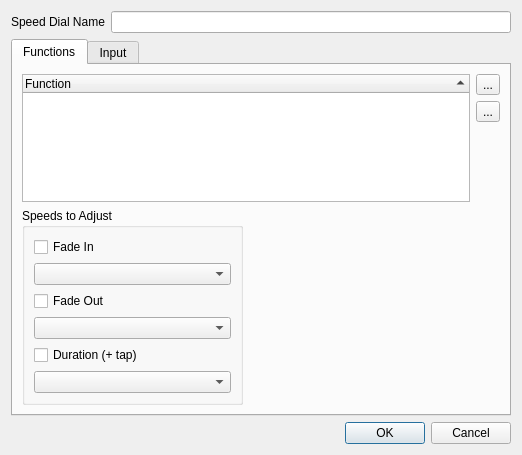
<?xml version="1.0" encoding="UTF-8"?>
<ui version="4.0">
 <class>VCSpeedDialProperties</class>
 <widget class="QDialog" name="VCSpeedDialProperties">
  <property name="geometry">
   <rect>
    <x>0</x>
    <y>0</y>
    <width>522</width>
    <height>455</height>
   </rect>
  </property>
  <property name="windowTitle">
   <string>Speed Dial Properties</string>
  </property>
  <layout class="QGridLayout" name="gridLayout_2">
   <item row="0" column="0">
    <widget class="QLabel" name="label">
     <property name="text">
      <string>Speed Dial Name</string>
     </property>
    </widget>
   </item>
   <item row="0" column="1">
    <widget class="QLineEdit" name="m_nameEdit">
     <property name="toolTip">
      <string>Title of the dial</string>
     </property>
    </widget>
   </item>
   <item row="1" column="0" colspan="2">
    <widget class="QTabWidget" name="tabWidget">
     <property name="currentIndex">
      <number>0</number>
     </property>
     <widget class="QWidget" name="Functions">
      <attribute name="title">
       <string>Functions</string>
      </attribute>
      <layout class="QGridLayout" name="gridLayout">
       <item row="0" column="0" rowspan="3" colspan="2">
        <widget class="QTreeWidget" name="m_tree">
         <property name="toolTip">
          <string>Functions whose speed is controlled by the dial</string>
         </property>
         <property name="alternatingRowColors">
          <bool>true</bool>
         </property>
         <property name="selectionMode">
          <enum>QAbstractItemView::ExtendedSelection</enum>
         </property>
         <property name="rootIsDecorated">
          <bool>false</bool>
         </property>
         <property name="itemsExpandable">
          <bool>false</bool>
         </property>
         <property name="sortingEnabled">
          <bool>true</bool>
         </property>
         <property name="animated">
          <bool>true</bool>
         </property>
         <property name="allColumnsShowFocus">
          <bool>true</bool>
         </property>
         <property name="expandsOnDoubleClick">
          <bool>false</bool>
         </property>
         <column>
          <property name="text">
           <string>Function</string>
          </property>
         </column>
        </widget>
       </item>
       <item row="0" column="2">
        <widget class="QToolButton" name="m_addButton">
         <property name="toolTip">
          <string>Add functions to be controlled</string>
         </property>
         <property name="text">
          <string>...</string>
         </property>
         <property name="icon">
          <iconset resource="qlcui.qrc">
           <normaloff>:/edit_add.png</normaloff>:/edit_add.png</iconset>
         </property>
         <property name="iconSize">
          <size>
           <width>32</width>
           <height>32</height>
          </size>
         </property>
        </widget>
       </item>
       <item row="1" column="2">
        <widget class="QToolButton" name="m_removeButton">
         <property name="toolTip">
          <string>Remove selected functions</string>
         </property>
         <property name="text">
          <string>...</string>
         </property>
         <property name="icon">
          <iconset resource="qlcui.qrc">
           <normaloff>:/edit_remove.png</normaloff>:/edit_remove.png</iconset>
         </property>
         <property name="iconSize">
          <size>
           <width>32</width>
           <height>32</height>
          </size>
         </property>
        </widget>
       </item>
       <item row="2" column="2">
        <spacer name="verticalSpacer">
         <property name="orientation">
          <enum>Qt::Vertical</enum>
         </property>
         <property name="sizeHint" stdset="0">
          <size>
           <width>18</width>
           <height>198</height>
          </size>
         </property>
        </spacer>
       </item>
       <item row="3" column="0">
        <widget class="QGroupBox" name="m_speedGroup">
         <property name="title">
          <string>Speeds to Adjust</string>
         </property>
         <layout class="QVBoxLayout" name="verticalLayout">
          <item>
           <widget class="QCheckBox" name="m_fadeInCheck">
            <property name="toolTip">
             <string>Adjust selected functions' fade in speed</string>
            </property>
            <property name="text">
             <string>Fade In</string>
            </property>
           </widget>
          </item>
          <item>
           <widget class="QComboBox" name="m_fadeInCombo">
            <property name="toolTip">
             <string>Fade in multiplier</string>
            </property>
           </widget>
          </item>
          <item>
           <widget class="QCheckBox" name="m_fadeOutCheck">
            <property name="toolTip">
             <string>Adjust selected functions' fade out speed</string>
            </property>
            <property name="text">
             <string>Fade Out</string>
            </property>
           </widget>
          </item>
          <item>
           <widget class="QComboBox" name="m_fadeOutCombo">
            <property name="toolTip">
             <string>Fade out multiplier</string>
            </property>
           </widget>
          </item>
          <item>
           <widget class="QCheckBox" name="m_durationCheck">
            <property name="toolTip">
             <string>Adjust selected functions' duration</string>
            </property>
            <property name="text">
             <string>Duration (+ tap)</string>
            </property>
           </widget>
          </item>
          <item>
           <widget class="QComboBox" name="m_durationCombo">
            <property name="toolTip">
             <string>duration multiplier</string>
            </property>
           </widget>
          </item>
         </layout>
        </widget>
       </item>
       <item row="3" column="1" colspan="2">
        <spacer name="horizontalSpacer">
         <property name="orientation">
          <enum>Qt::Horizontal</enum>
         </property>
         <property name="sizeHint" stdset="0">
          <size>
           <width>186</width>
           <height>111</height>
          </size>
         </property>
        </spacer>
       </item>
      </layout>
     </widget>
     <widget class="QWidget" name="Input">
      <attribute name="title">
       <string>Input</string>
      </attribute>
      <layout class="QVBoxLayout" name="verticalLayout_2">
       <item>
        <widget class="QGroupBox" name="groupBox_2">
         <property name="title">
          <string>Absolute Value</string>
         </property>
         <layout class="QGridLayout" name="gridLayout_4">
          <item row="1" column="0">
           <widget class="QLabel" name="m_absoluteInputUniverseLabel">
            <property name="text">
             <string>Input Universe</string>
            </property>
           </widget>
          </item>
          <item row="1" column="1" colspan="2">
           <widget class="QLineEdit" name="m_absoluteInputUniverseEdit">
            <property name="readOnly">
             <bool>true</bool>
            </property>
           </widget>
          </item>
          <item row="2" column="0">
           <widget class="QLabel" name="m_absoluteInputChannelLabel">
            <property name="text">
             <string>Input Channel</string>
            </property>
           </widget>
          </item>
          <item row="2" column="1" colspan="2">
           <widget class="QLineEdit" name="m_absoluteInputChannelEdit">
            <property name="readOnly">
             <bool>true</bool>
            </property>
           </widget>
          </item>
          <item row="4" column="1">
           <widget class="QPushButton" name="m_autoDetectAbsoluteInputButton">
            <property name="text">
             <string>Auto Detect</string>
            </property>
            <property name="checkable">
             <bool>true</bool>
            </property>
           </widget>
          </item>
          <item row="4" column="2">
           <widget class="QPushButton" name="m_chooseAbsoluteInputButton">
            <property name="text">
             <string>Choose...</string>
            </property>
           </widget>
          </item>
          <item row="0" column="0">
           <widget class="QLabel" name="m_absoluteRangeLabel">
            <property name="text">
             <string>Range</string>
            </property>
           </widget>
          </item>
          <item row="0" column="1">
           <widget class="QSpinBox" name="m_absoluteMinSpin">
            <property name="suffix">
             <string>s</string>
            </property>
           </widget>
          </item>
          <item row="0" column="2">
           <widget class="QSpinBox" name="m_absoluteMaxSpin">
            <property name="suffix">
             <string>s</string>
            </property>
            <property name="maximum">
             <number>300</number>
            </property>
            <property name="value">
             <number>10</number>
            </property>
           </widget>
          </item>
         </layout>
        </widget>
       </item>
       <item>
        <widget class="QGroupBox" name="groupBox_3">
         <property name="title">
          <string>Tap</string>
         </property>
         <layout class="QGridLayout" name="gridLayout_5">
          <item row="0" column="0">
           <widget class="QGroupBox" name="groupBox">
            <property name="title">
             <string>External Input</string>
            </property>
            <layout class="QGridLayout" name="gridLayout_3">
             <item row="0" column="0">
              <widget class="QLabel" name="m_tapInputUniverseLabel">
               <property name="text">
                <string>Input Universe</string>
               </property>
              </widget>
             </item>
             <item row="0" column="1" colspan="2">
              <widget class="QLineEdit" name="m_tapInputUniverseEdit"/>
             </item>
             <item row="1" column="0">
              <widget class="QLabel" name="m_tapInputChannelLabel">
               <property name="text">
                <string>Input Channel</string>
               </property>
              </widget>
             </item>
             <item row="1" column="1" colspan="2">
              <widget class="QLineEdit" name="m_tapInputChannelEdit"/>
             </item>
             <item row="2" column="1">
              <widget class="QPushButton" name="m_autoDetectTapInputButton">
               <property name="text">
                <string>Auto Detect</string>
               </property>
               <property name="checkable">
                <bool>true</bool>
               </property>
              </widget>
             </item>
             <item row="2" column="2">
              <widget class="QPushButton" name="m_chooseTapInputButton">
               <property name="text">
                <string>Choose...</string>
               </property>
              </widget>
             </item>
            </layout>
           </widget>
          </item>
          <item row="0" column="1">
           <widget class="QGroupBox" name="groupBox_4">
            <property name="title">
             <string>Key combination</string>
            </property>
            <layout class="QGridLayout" name="gridLayout_6">
             <item row="0" column="0" colspan="2">
              <widget class="QLineEdit" name="m_keyEdit">
               <property name="toolTip">
                <string>Keyboard combination to control the dial tap</string>
               </property>
               <property name="readOnly">
                <bool>true</bool>
               </property>
              </widget>
             </item>
             <item row="1" column="0">
              <widget class="QToolButton" name="m_attachKey">
               <property name="toolTip">
                <string>Set a key combination for this dial</string>
               </property>
               <property name="text">
                <string notr="true">...</string>
               </property>
               <property name="icon">
                <iconset resource="qlcui.qrc">
                 <normaloff>:/key_bindings.png</normaloff>:/key_bindings.png</iconset>
               </property>
               <property name="iconSize">
                <size>
                 <width>32</width>
                 <height>32</height>
                </size>
               </property>
              </widget>
             </item>
             <item row="1" column="1">
              <widget class="QToolButton" name="m_detachKey">
               <property name="toolTip">
                <string>Remove the dial's keyboard shortcut key</string>
               </property>
               <property name="text">
                <string notr="true">...</string>
               </property>
               <property name="icon">
                <iconset resource="qlcui.qrc">
                 <normaloff>:/fileclose.png</normaloff>:/fileclose.png</iconset>
               </property>
               <property name="iconSize">
                <size>
                 <width>32</width>
                 <height>32</height>
                </size>
               </property>
              </widget>
             </item>
            </layout>
           </widget>
          </item>
         </layout>
        </widget>
       </item>
       <item>
        <spacer name="verticalSpacer_2">
         <property name="orientation">
          <enum>Qt::Vertical</enum>
         </property>
         <property name="sizeHint" stdset="0">
          <size>
           <width>20</width>
           <height>40</height>
          </size>
         </property>
        </spacer>
       </item>
      </layout>
     </widget>
    </widget>
   </item>
   <item row="2" column="0" colspan="2">
    <widget class="QDialogButtonBox" name="buttonBox">
     <property name="orientation">
      <enum>Qt::Horizontal</enum>
     </property>
     <property name="standardButtons">
      <set>QDialogButtonBox::Cancel|QDialogButtonBox::Ok</set>
     </property>
    </widget>
   </item>
  </layout>
 </widget>
 <resources>
  <include location="qlcui.qrc"/>
  <include location="qlcui.qrc"/>
 </resources>
 <connections>
  <connection>
   <sender>buttonBox</sender>
   <signal>accepted()</signal>
   <receiver>VCSpeedDialProperties</receiver>
   <slot>accept()</slot>
   <hints>
    <hint type="sourcelabel">
     <x>266</x>
     <y>429</y>
    </hint>
    <hint type="destinationlabel">
     <x>157</x>
     <y>274</y>
    </hint>
   </hints>
  </connection>
  <connection>
   <sender>buttonBox</sender>
   <signal>rejected()</signal>
   <receiver>VCSpeedDialProperties</receiver>
   <slot>reject()</slot>
   <hints>
    <hint type="sourcelabel">
     <x>334</x>
     <y>429</y>
    </hint>
    <hint type="destinationlabel">
     <x>286</x>
     <y>274</y>
    </hint>
   </hints>
  </connection>
  <connection>
   <sender>m_addButton</sender>
   <signal>clicked()</signal>
   <receiver>VCSpeedDialProperties</receiver>
   <slot>slotAddClicked()</slot>
   <hints>
    <hint type="sourcelabel">
     <x>376</x>
     <y>121</y>
    </hint>
    <hint type="destinationlabel">
     <x>396</x>
     <y>106</y>
    </hint>
   </hints>
  </connection>
  <connection>
   <sender>m_removeButton</sender>
   <signal>clicked()</signal>
   <receiver>VCSpeedDialProperties</receiver>
   <slot>slotRemoveClicked()</slot>
   <hints>
    <hint type="sourcelabel">
     <x>376</x>
     <y>167</y>
    </hint>
    <hint type="destinationlabel">
     <x>396</x>
     <y>163</y>
    </hint>
   </hints>
  </connection>
  <connection>
   <sender>m_chooseAbsoluteInputButton</sender>
   <signal>clicked()</signal>
   <receiver>VCSpeedDialProperties</receiver>
   <slot>slotChooseAbsoluteInputSourceClicked()</slot>
   <hints>
    <hint type="sourcelabel">
     <x>345</x>
     <y>215</y>
    </hint>
    <hint type="destinationlabel">
     <x>394</x>
     <y>215</y>
    </hint>
   </hints>
  </connection>
  <connection>
   <sender>m_chooseTapInputButton</sender>
   <signal>clicked()</signal>
   <receiver>VCSpeedDialProperties</receiver>
   <slot>slotChooseTapInputSourceClicked()</slot>
   <hints>
    <hint type="sourcelabel">
     <x>327</x>
     <y>354</y>
    </hint>
    <hint type="destinationlabel">
     <x>394</x>
     <y>352</y>
    </hint>
   </hints>
  </connection>
  <connection>
   <sender>m_autoDetectAbsoluteInputButton</sender>
   <signal>toggled(bool)</signal>
   <receiver>VCSpeedDialProperties</receiver>
   <slot>slotAutoDetectAbsoluteInputSourceToggled()</slot>
   <hints>
    <hint type="sourcelabel">
     <x>200</x>
     <y>220</y>
    </hint>
    <hint type="destinationlabel">
     <x>3</x>
     <y>209</y>
    </hint>
   </hints>
  </connection>
  <connection>
   <sender>m_autoDetectTapInputButton</sender>
   <signal>toggled(bool)</signal>
   <receiver>VCSpeedDialProperties</receiver>
   <slot>slotAutoDetectTapInputSourceClicked()</slot>
   <hints>
    <hint type="sourcelabel">
     <x>195</x>
     <y>355</y>
    </hint>
    <hint type="destinationlabel">
     <x>3</x>
     <y>349</y>
    </hint>
   </hints>
  </connection>
 </connections>
 <slots>
  <slot>slotAddClicked()</slot>
  <slot>slotRemoveClicked()</slot>
  <slot>slotChooseAbsoluteInputSourceClicked()</slot>
  <slot>slotChooseTapInputSourceClicked()</slot>
  <slot>slotAutoDetectAbsoluteInputSourceToggled()</slot>
  <slot>slotAutoDetectTapInputSourceClicked()</slot>
 </slots>
</ui>
